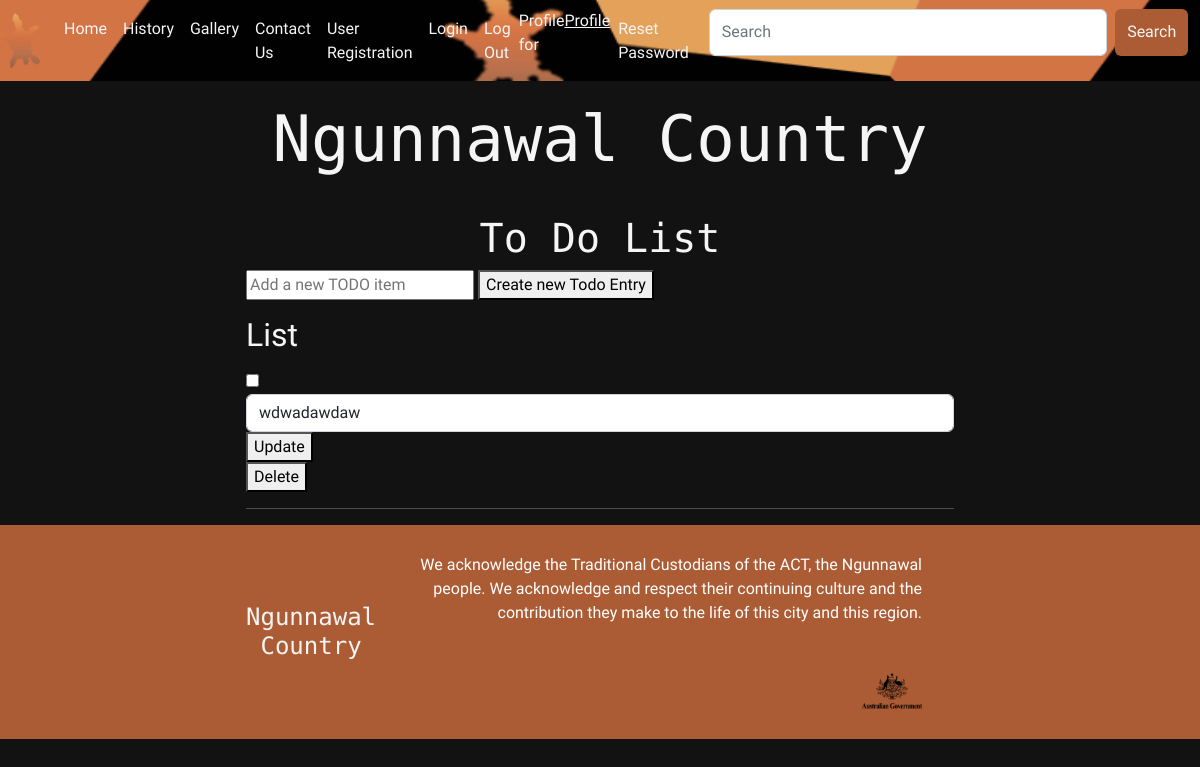
Before: /todo with the older database file.
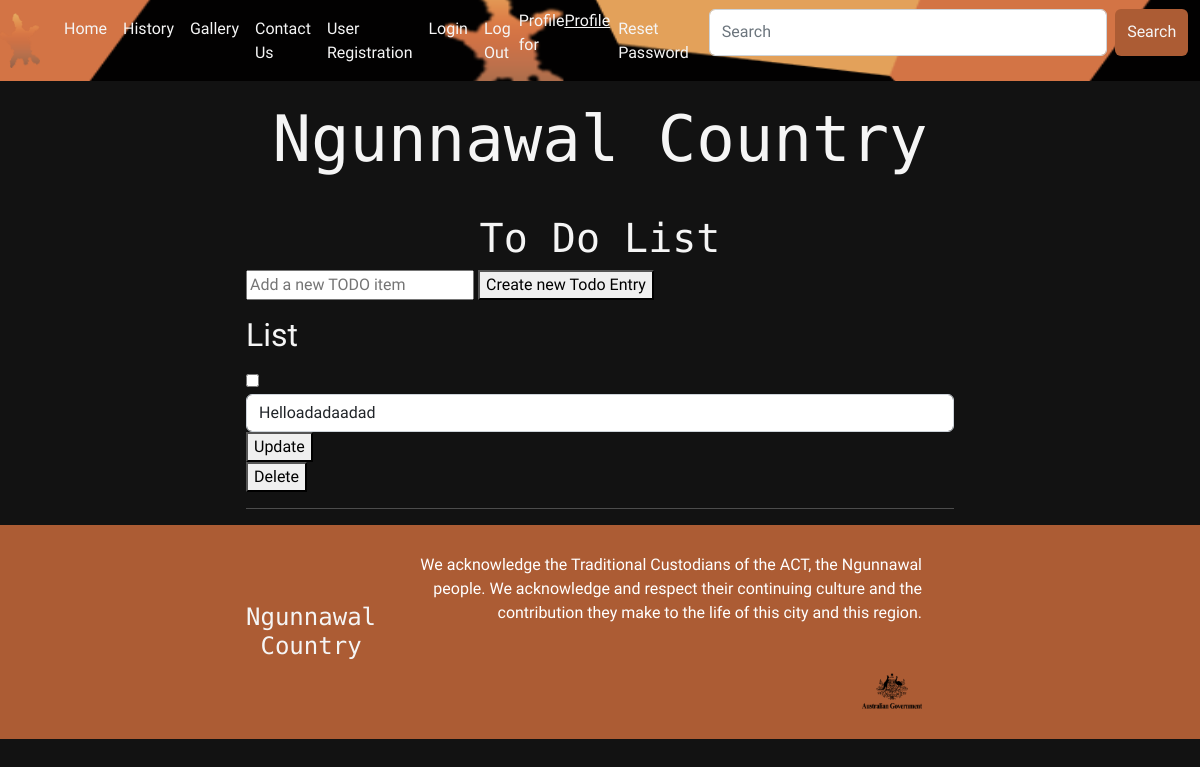
After: the same page with the newer database file.
### models.py (models this page shows)
class todo(db.Model):                                                # same thing as contact class
    id = db.Column(db.Integer, primary_key=True, autoincrement=True) # less entries and still auto creates a new id for every entry
    text = db.Column(db.Text)                                        # I don't 'create' the init but it is still there
    done = db.Column(db.Boolean)

### app.py (the view, shortened to what this page needs)
@app.route('/todo', methods=["POST", "GET"])                        # creates a new route, called to do and adds functionality of POST and GET methods
def view_todo():                                                    # def for define followed by function name
    all_todo = db.session.query(todo).all()                         # queries and retrieves the whole to do table, the results are stored into the all_todo variable
    return render_template("todo.html", title="Ngunnawal Country | To Do List", todos=all_todo, user=current_user)             # Sends Jinja template with data from to do table

### templates/todo.html (shortened to what this page needs)
{% extends 'template.html' %}
{% block cellContent1 %}
    <h2 class="section-header">To Do List</h2>
    <form method="POST" action="/todo">
        <input type="text" name="text" placeholder="Add a new TODO item">
        <button type="submit" value="update">Create new Todo Entry</button>
    </form>
{% endblock %}
{% block cellContent2 %}
<h2>List</h2>
{% for todo in todos %}
    <p>
    <form method="POST" action="/todoedit/{{ todo.id }}">
        <input type="checkbox" onclick="redirect('/todoedit/{{ todo.id }}')" data-target="/todoedit/{{ todo.id }}" name="done">
        <input type="text" title="{{ todo.dateAdded }}" value="{{ todo.text }}" name="text" class="form-control">
        <button type="submit" value="update">Update</button>
    </form>
<form method="GET" action="/todoedit/{{ todo.id }}">
            <button type="submit" value="delete">Delete</button>
        </form>
{% endfor %}
{% endblock %}

### templates/template.html (shortened to what this page needs)
<!DOCTYPE html>
<head>
  <link rel="stylesheet" href="https://cdn.jsdelivr.net/npm/bootstrap@4.0.0/dist/css/bootstrap.min.css"/>
  <link rel="stylesheet" href="/static/css/bootstrap.css"/>
  <link rel="stylesheet" href="/static/styles.css"/>
</head>
<body>
  <header>
    <nav
    class="navbar navbar-expand-lg"
    style="background-image: url(/static/Images/Requisites/Ngunnawal-country-banner.png);
    background-size: 1000px 150px;
    background-position: right;
    background-repeat: repeat;"
    role="navigation">
    <img
    class="navbar-brand"
    src="/static/Images/Requisites/Ngunnawal-logo.png"
    width="40px"
    height="65px" href="#"></a>
      <div class="collapse navbar-collapse" id="navbarNavAltMarkup">
        <div class="navbar-nav">
          <a class="nav-item nav-link active"
          style="color: whitesmoke;"
          href="/">Home
          <span class="sr-only">(current)</span></a>
          <a class="nav-item nav-link"
          style="color: whitesmoke;"
          href="/history">History</a>
          <a class="nav-item nav-link"
          style="color: whitesmoke;"
          href="/gallery">Gallery</a>
          <a class="nav-item nav-link"
          style="color: whitesmoke;"
          href="/contact">Contact Us</a>
          <a class="nav-item nav-link"
          style="color: whitesmoke;"
          href="/register">User Registration</a>
          <a class="nav-item nav-link"
          style="color: whitesmoke;"
          href="/login">Login</a>
          <a class="nav-item nav-link"
          style="color: whitesmoke;"
          href="/logout">Log Out</a>
          <a class="nav-item"
          style="color: whitesmoke;">
          Profile for {{ user.name }}</a>
          <a class="nav-item" style="color: whitesmoke;"
          href="/profile">Profile</a>
          <a class="nav-item nav-link"
          style="color: whitesmoke;"
          href="/passwordreset">Reset Password</a>
            <div class="search-box container-fluid">
              <form class="d-flex" role="search">
                <input class="search-box-text form-control me-2" type="search" placeholder="Search" aria-label="Search">
                <button class="btn" type="submit">Search</button>
              </form>
            </div>
        </div>
      </div>
    </nav>
    <h1
      class="company-name company-name-large"
      style="padding-top: 20px; padding-bottom: 20px;">Ngunnawal Country</h1>
  </header>
  <section class="content-section container">
    <p>
        {% block cellContent1 %} {% endblock %}
    </p>
    <p>
        {% block cellContent2 %} {% endblock %}
    </p>
    <hr />
  </section>
  <footer class="main-footer">
    <div class="container main-footer-container">
      <h3 style="font-size: 1.5em;" class="company-name">Ngunnawal Country</h3>
      <ul class="nav footer-nav">
        <li>
          <a>
            We acknowledge the Traditional Custodians of the ACT, the Ngunnawal
            people. We acknowledge and respect their continuing culture and the
            contribution they make to the life of this city and this region.
          </a>
        </li>
        <li style="width: 100%;" class="hover">
          <a href="https://www.act.gov.au/ngunnawal-country"
          style="background-size:contain">
            <img src="/static/Images/Footer/government-icon.png"/>
          </a>
        </li>
      </ul>
    </div>
  </footer>
</body>
</html>

### static/styles.css (style rules this page uses)
* { box sizing: border-box; font-family: 'Urbanist', sans-serif; }
html, body { margin: 0; padding: 0; }
.nav li { display: inline; }
.nav a { display: inline-block; padding: 1.5em; color: white; text-decoration: none; }
.company-name { text-align: center; color: whitesmoke; font-family: 'Azeret Mono', monospace; margin: 0; font-size: 3em; }
.company-name-large { font-size: 4em; }
.content-section { margin: 1em; }
.container { max-width: 900px; margin: 0 auto; padding: 0 6em; }
.section-header { font-family: 'Azeret Mono', monospace; color: whitesmoke; text-decoration: none; text-align: center; font-size: 2.5em; }
.main-footer { background-color: #ac5c34; color: White; padding: .25em 0; }
.main-footer-container { display: flex; align-items: center; }
.main-footer-container ul { flex-grow: 1; text-align: right; }
.footer-nav li { padding: 0 .5em; }
.footer-nav img { width: 60px; height: 38px; }
.btn { color: whitesmoke; background-color: #ac5c34; text-align: center; vertical-align: middle; padding: .67em; cursor: pointer; }
body { background-color: #121212; color: whitesmoke; }
.search-box-text { color: whitesmoke; }

Changed rows visible on the page:
removed todo: text "wdwadawdaw"
added todo: text "Helloadadaadad"
